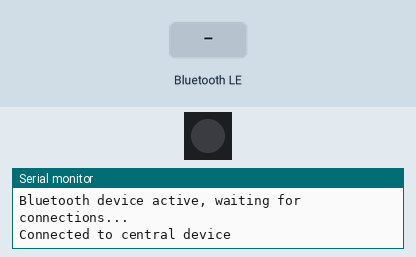
Recording of a sketch running on a simulated ESP8266 (NodeMCU). Parts: 1 RGB LEDs in strip order, left to right, the last lines printed to the serial monitor. The test bench sets the inputs (shaded band). Dim RGB values are drawn brighter than linear; nothing arrives over Bluetooth unless stated; a phone connects over Bluetooth LE 3 s after start.

Above: at 3.8 s.
3.9 s: Bluetooth LE write "1" received
At 4.4 s:
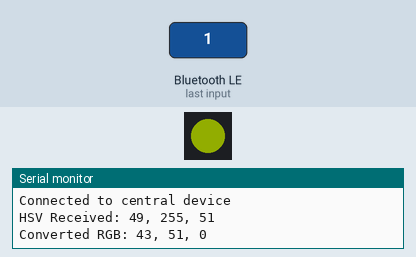
5.4 s: Bluetooth LE write "0" received
At 6.6 s:
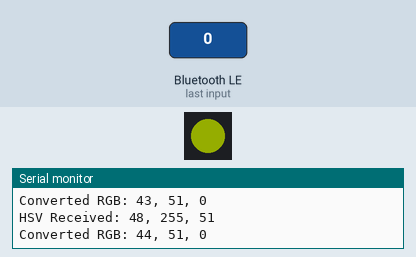
6.9 s: Bluetooth LE write "2" received
At 7.9 s:
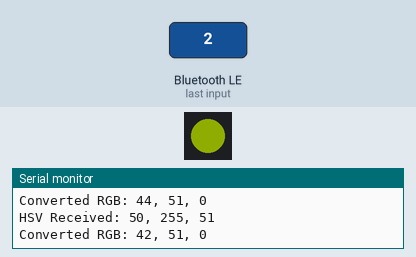
Timing chart, 0 to 9.9 s (numbered marks = the images above; inputs shaded):
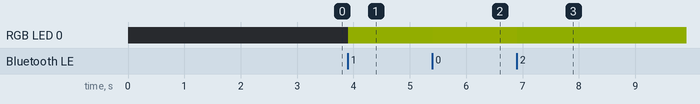

The sketch:

ble_rgb_service.ino
```cpp
#include <Adafruit_NeoPixel.h>
#include <ArduinoBLE.h>
#include "util.h" // Include the external utility

// NeoPixel setup
#define NEOPIXEL_PIN D0
#define NUM_PIXELS 1
Adafruit_NeoPixel strip(NUM_PIXELS, NEOPIXEL_PIN, NEO_GRB + NEO_KHZ800);

// BLE setup
BLEService colorService("12345678-1234-1234-1234-123456789abc"); // Custom BLE service UUID
BLECharacteristic colorCharacteristic("87654321-4321-4321-4321-abcdefabcdef", BLEWrite, 3); // 3 bytes for HSV

// Store last HSV values
uint8_t lastHSV[3] = {0, 255, 51};

void setup() {
  Serial.begin(115200);
  while (!Serial);

  // Initialize NeoPixel
  strip.begin();
  strip.show(); // Ensure NeoPixel is off at startup

  // Initialize BLE
  if (!BLE.begin()) {
    Serial.println("Starting BLE failed!");
    while (1);
  }

  // Set up BLE service and characteristic
  BLE.setLocalName("NeoPixel Controller");
  BLE.setAdvertisedService(colorService);
  colorService.addCharacteristic(colorCharacteristic);
  BLE.addService(colorService);

  // Start advertising
  BLE.advertise();
  Serial.println("Bluetooth device active, waiting for connections...");
}

void loop() {
  BLEDevice central = BLE.central();

  if (central) {
    Serial.println("Connected to central device");

    while (central.connected()) {
      // Check if the characteristic was written
      if (colorCharacteristic.written()) {
        // Get the HSV data (3 bytes)
        colorCharacteristic.readValue(lastHSV, 3);

        // Convert HSV to RGB
        uint8_t r, g, b;
        HSVtoRGB(lastHSV[0], lastHSV[1], lastHSV[2], r, g, b);

        // Debugging output
        Serial.print("HSV Received: ");
        Serial.print(lastHSV[0]);
        Serial.print(", ");
        Serial.print(lastHSV[1]);
        Serial.print(", ");
        Serial.println(lastHSV[2]);

        Serial.print("Converted RGB: ");
        Serial.print(r);
        Serial.print(", ");
        Serial.print(g);
        Serial.print(", ");
        Serial.println(b);

        // Update NeoPixel color
        strip.setPixelColor(0, strip.Color(r, g, b));
        strip.show();
      }

      delay(10); // Small delay to prevent excessive updates
    }

    Serial.println("Disconnected from central device");
  }
}
```

util.cpp
```cpp
#include "util.h"
#include <math.h> // Include for math functions like fmod

void HSVtoRGB(uint8_t h, uint8_t s, uint8_t v, uint8_t &r, uint8_t &g, uint8_t &b) {
  float hh = h / 255.0 * 360.0; // Scale hue to 0-360 degrees
  float ss = s / 255.0;         // Scale saturation to 0-1
  float vv = v / 255.0;         // Scale value to 0-1

  float c = vv * ss;            // Chroma
  float x = c * (1 - abs(fmod(hh / 60.0, 2) - 1));
  float m = vv - c;

  float r_prime, g_prime, b_prime;

  if (hh < 60) {
    r_prime = c; g_prime = x; b_prime = 0;
  } else if (hh < 120) {
    r_prime = x; g_prime = c; b_prime = 0;
  } else if (hh < 180) {
    r_prime = 0; g_prime = c; b_prime = x;
  } else if (hh < 240) {
    r_prime = 0; g_prime = x; b_prime = c;
  } else if (hh < 300) {
    r_prime = x; g_prime = 0; b_prime = c;
  } else {
    r_prime = c; g_prime = 0; b_prime = x;
  }

  r = (r_prime + m) * 255;
  g = (g_prime + m) * 255;
  b = (b_prime + m) * 255;
}
```

util.h
```cpp
#ifndef UTIL_H
#define UTIL_H

#include <stdint.h> // Include for uint8_t

// Function to convert HSV to RGB
void HSVtoRGB(uint8_t h, uint8_t s, uint8_t v, uint8_t &r, uint8_t &g, uint8_t &b);

#endif
```

Measured:
- after the input at 3.9 s, RGB LED 0: off → RGB(43, 51, 0) at once
- after the input at 5.4 s, RGB LED 0: RGB(43, 51, 0) → RGB(44, 51, 0) at once
- after the input at 6.9 s, RGB LED 0: RGB(44, 51, 0) → RGB(42, 51, 0) at once
